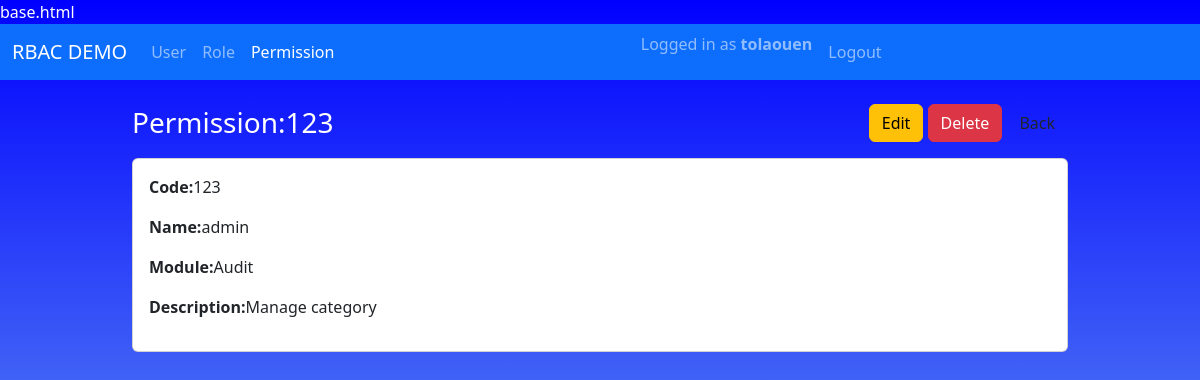
The app's page /permissions/1 (signed in) with its own data.
### app/models/user.py (models this page shows, shortened)
class User(UserMixin, db.Model):
    __tablename__ = "users"
    id = db.Column(db.Integer, primary_key=True)
    username = db.Column(db.String(80), unique=True, nullable=False)
    email = db.Column(db.String(120), unique=True, nullable=False)
    full_name = db.Column(db.String(120), nullable=False)
    is_active = db.Column(db.Boolean, default=True, nullable=False)
    password_hash = db.Column(db.String(120), nullable=False)
    created_at = db.Column(db.DateTime, default=datetime.utcnow, nullable=False)
    updated_at = db.Column(db.DateTime, default=datetime.utcnow, onupdate=datetime.utcnow, nullable=False)
    roles = db.relationship("Role", secondary=user_roles, back_populates="users")

### app/models/permission.py (models this page shows, shortened)
class Permission(db.Model):
    __tablename__ = "permissions"
    id = db.Column(db.Integer, primary_key=True)
    code = db.Column(db.String(64), unique=True, nullable=False, index=True)
    name = db.Column(db.String(120), unique=True, nullable=False, index=True)
    description = db.Column(db.String(255))
    module = db.Column(db.String(80), nullable=False, default="General")
    created_at = db.Column(db.DateTime, default=datetime.utcnow, nullable=False)
    updated_at = db.Column(db.DateTime, default=datetime.utcnow, onupdate=datetime.utcnow, nullable=False)
    roles = db.relationship("Role", secondary=role_permissions, back_populates="permissions")

### app/routes/permission.py (the view)
@permission_bp.route("/<int:permission_id>")
@login_required
def detail(permission_id: int):
    permission = ServicePermission.get_permission_id(permission_id)
    if permission is None:
        abort(404)
    return render_template("permissions/detail.html", permission=permission)

### app/services/permission.py (called while the page is built)
    @staticmethod
    def get_permission_id(permission_id: int) -> Optional[Permission]:
        return Permission.query.get(permission_id)

### app/templates/permissions/detail.html (shortened to what this page needs)
{% extends "layouts/base.html" %}
{% block content %}
<div class="d-flex justify-content-between align-items-center mb-3">
    <h1 class="h3 mb-0">Permission:{{ permission.code }}</h1>
    <div>
        <a href="{{ url_for('permissions.edit', permission_id=permission.id)}}" class="btn btn-warning">Edit</a>
        <a href="{{ url_for('permissions.delete_confirm', permission_id=permission.id)}}" class="btn btn-danger">Delete</a>
        <a href="{{ url_for('permissions.index')}}" class="btn btn-secodary">Back</a>
    </div>
</div>
<div class="card">
    <div class="card-body">
        <p><strong>Code:</strong>{{ permission.code }}</p>
        <p><strong>Name:</strong>{{ permission.name }}</p>
        <p><strong>Module:</strong>{{ permission.module }}</p>
        <p><strong>Description:</strong>{{ permission.description or "-" }}</p>
    </div>
</div>
{% endblock %}

### app/templates/layouts/base.html (shortened to what this page needs)
<!doctype html>
<html lang="en">
<head>
    <link href="https://cdn.jsdelivr.net/npm/bootstrap@5.3.3/dist/css/bootstrap.min.css" rel="stylesheet" />
    <link rel="stylesheet" href="{{ url_for('static', filename='css/style.css') }}" />
</head>
<body>
    <nav class="navbar navbar-expand-lg navbar-dark bg-primary mb-4">
        <div class="container-fluid">
            <a class="navbar-brand" href="#">RBAC DEMO</a>
            <div class="collapse navbar-collapse" id="navbarMain">
                <ul class="navbar-nav me-auto mb-2 mb-lg-0">
                    <li class="nav-item">
                        <a class="nav-link {% if request.blueprint == 'users' %}active{% endif %}"
                           href="{{ url_for('users.index') }}"
                        >
                            User
                        </a>
                    </li>
                    <li class="nav-item">
                        <a class="nav-link {% if request.blueprint == 'roles' %}active{% endif %}"
                           href="{{ url_for('roles.index') }}"
                        >
                            Role
                        </a>
                    </li>
                    <li class="nav-item">
                        <a class="nav-link {% if request.blueprint == 'permissions' %}active{% endif %}"
                           href="{{ url_for('permissions.index') }}"
                        >
                            Permission
                        </a>
                    </li>
                </ul>
                 <ul class="navbar-nav me-auto mb-2 mb-lg-0">
                    {% if current_user.is_authenticated %}
                    <li class="nav-item">
                        <span class="navbar-text me-2">
                            Logged in as <strong>{{ current_user.username }}</strong>
                        </span>
                    </li>
                    <li class="nav-item">
                        <a  class="nav-link" href="{{ url_for('auth.logout')}}">Logout</a>
                    </li>
                    {% else %}
                    <li class="nav-item">
                        <a class="nav-link" href="{{ url_for('auth.login') }}">Login</a>
                    </li>
                    {% endif %}
                 </ul>
            </div>
        </div>
    </nav>
    <main class="container">
        {% block content %}{% endblock %}
    </main>
</body>
</html>

### app/static/css/style.css (style rules this page uses)
body { background: linear-gradient(blue, skyblue); color: white; }
main.container { max-width: 960px; }

### records on screen
User: username "tolaouen"
Permission: code "123", name "admin", module "Audit", description "Manage category"
